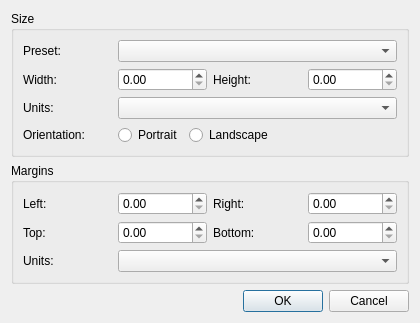
<?xml version="1.0" encoding="UTF-8"?>
<ui version="4.0">
 <class>swPageSetupDialog</class>
 <widget class="QDialog" name="swPageSetupDialog">
  <property name="geometry">
   <rect>
    <x>0</x>
    <y>0</y>
    <width>420</width>
    <height>300</height>
   </rect>
  </property>
  <property name="windowTitle">
   <string>Page Setup</string>
  </property>
  <property name="whatsThis">
   <string>&lt;p&gt;&lt;b&gt;Page Setup&lt;/b&gt;&lt;/p&gt;&lt;p&gt;Set the size, orientation and margins of the instruction pages. The pages are laid out again when you click OK.&lt;/p&gt;</string>
  </property>
  <layout class="QVBoxLayout" name="verticalLayout">
   <item>
    <widget class="QGroupBox" name="SizeGroup">
     <property name="whatsThis">
      <string>&lt;p&gt;&lt;b&gt;Page Size&lt;/b&gt;&lt;/p&gt;&lt;p&gt;Choose a standard paper or screen size from Preset, or Custom to type a width and height. Units sets how the size is shown, and Portrait or Landscape turns the page on its side.&lt;/p&gt;</string>
     </property>
     <property name="title">
      <string>Size</string>
     </property>
     <layout class="QGridLayout" name="SizeLayout">
      <item row="0" column="0">
       <widget class="QLabel" name="PresetLabel">
        <property name="text">
         <string>Preset:</string>
        </property>
        <property name="buddy">
         <cstring>PresetComboBox</cstring>
        </property>
       </widget>
      </item>
      <item row="0" column="1" colspan="3">
       <widget class="QComboBox" name="PresetComboBox">
        <property name="toolTip">
         <string>Choose a standard paper or screen size, or Custom to enter your own.</string>
        </property>
       </widget>
      </item>
      <item row="1" column="0">
       <widget class="QLabel" name="WidthLabel">
        <property name="text">
         <string>Width:</string>
        </property>
        <property name="buddy">
         <cstring>WidthSpinBox</cstring>
        </property>
       </widget>
      </item>
      <item row="1" column="1">
       <widget class="swRangeDoubleSpinBox" name="WidthSpinBox"/>
      </item>
      <item row="1" column="2">
       <widget class="QLabel" name="HeightLabel">
        <property name="text">
         <string>Height:</string>
        </property>
        <property name="buddy">
         <cstring>HeightSpinBox</cstring>
        </property>
       </widget>
      </item>
      <item row="1" column="3">
       <widget class="swRangeDoubleSpinBox" name="HeightSpinBox"/>
      </item>
      <item row="2" column="0">
       <widget class="QLabel" name="UnitsLabel">
        <property name="text">
         <string>Units:</string>
        </property>
        <property name="buddy">
         <cstring>UnitsComboBox</cstring>
        </property>
       </widget>
      </item>
      <item row="2" column="1" colspan="3">
       <widget class="QComboBox" name="UnitsComboBox">
        <property name="toolTip">
         <string>Units used for the page size. A pixel is 1/72 inch, one pixel of the page image. Choosing a preset selects the units that match it.</string>
        </property>
       </widget>
      </item>
      <item row="3" column="0">
       <widget class="QLabel" name="OrientationLabel">
        <property name="text">
         <string>Orientation:</string>
        </property>
       </widget>
      </item>
      <item row="3" column="1" colspan="3">
       <layout class="QHBoxLayout" name="OrientationLayout">
        <item>
         <widget class="QRadioButton" name="PortraitButton">
          <property name="text">
           <string>Portrait</string>
          </property>
         </widget>
        </item>
        <item>
         <widget class="QRadioButton" name="LandscapeButton">
          <property name="text">
           <string>Landscape</string>
          </property>
         </widget>
        </item>
        <item>
         <spacer name="OrientationSpacer">
          <property name="orientation">
           <enum>Qt::Horizontal</enum>
          </property>
          <property name="sizeHint" stdset="0">
           <size>
            <width>0</width>
            <height>0</height>
           </size>
          </property>
         </spacer>
        </item>
       </layout>
      </item>
     </layout>
    </widget>
   </item>
   <item>
    <widget class="QGroupBox" name="MarginsGroup">
     <property name="whatsThis">
      <string>&lt;p&gt;&lt;b&gt;Page Margins&lt;/b&gt;&lt;/p&gt;&lt;p&gt;Set the empty border kept on each side of the page. Step content, numbers and parts lists stay inside the margins. The margins must leave room for the page contents.&lt;/p&gt;</string>
     </property>
     <property name="title">
      <string>Margins</string>
     </property>
     <layout class="QGridLayout" name="MarginsLayout">
      <item row="0" column="0">
       <widget class="QLabel" name="LeftLabel">
        <property name="text">
         <string>Left:</string>
        </property>
        <property name="buddy">
         <cstring>LeftSpinBox</cstring>
        </property>
       </widget>
      </item>
      <item row="0" column="1">
       <widget class="swRangeDoubleSpinBox" name="LeftSpinBox"/>
      </item>
      <item row="0" column="2">
       <widget class="QLabel" name="RightLabel">
        <property name="text">
         <string>Right:</string>
        </property>
        <property name="buddy">
         <cstring>RightSpinBox</cstring>
        </property>
       </widget>
      </item>
      <item row="0" column="3">
       <widget class="swRangeDoubleSpinBox" name="RightSpinBox"/>
      </item>
      <item row="1" column="0">
       <widget class="QLabel" name="TopLabel">
        <property name="text">
         <string>Top:</string>
        </property>
        <property name="buddy">
         <cstring>TopSpinBox</cstring>
        </property>
       </widget>
      </item>
      <item row="1" column="1">
       <widget class="swRangeDoubleSpinBox" name="TopSpinBox"/>
      </item>
      <item row="1" column="2">
       <widget class="QLabel" name="BottomLabel">
        <property name="text">
         <string>Bottom:</string>
        </property>
        <property name="buddy">
         <cstring>BottomSpinBox</cstring>
        </property>
       </widget>
      </item>
      <item row="1" column="3">
       <widget class="swRangeDoubleSpinBox" name="BottomSpinBox"/>
      </item>
      <item row="2" column="0">
       <widget class="QLabel" name="MarginUnitsLabel">
        <property name="text">
         <string>Units:</string>
        </property>
        <property name="buddy">
         <cstring>MarginUnitsComboBox</cstring>
        </property>
       </widget>
      </item>
      <item row="2" column="1" colspan="3">
       <widget class="QComboBox" name="MarginUnitsComboBox">
        <property name="toolTip">
         <string>Units used for the margins, metric or imperial. Choosing a preset selects the units that match it.</string>
        </property>
       </widget>
      </item>
     </layout>
    </widget>
   </item>
   <item>
    <widget class="QDialogButtonBox" name="buttonBox">
     <property name="orientation">
      <enum>Qt::Horizontal</enum>
     </property>
     <property name="standardButtons">
      <set>QDialogButtonBox::Cancel|QDialogButtonBox::Ok</set>
     </property>
    </widget>
   </item>
  </layout>
 </widget>
 <customwidgets>
  <customwidget>
   <class>swRangeDoubleSpinBox</class>
   <extends>QDoubleSpinBox</extends>
   <header>sw_widget_spin_box.h</header>
  </customwidget>
 </customwidgets>
 <tabstops>
  <tabstop>PresetComboBox</tabstop>
  <tabstop>WidthSpinBox</tabstop>
  <tabstop>HeightSpinBox</tabstop>
  <tabstop>UnitsComboBox</tabstop>
  <tabstop>PortraitButton</tabstop>
  <tabstop>LandscapeButton</tabstop>
  <tabstop>LeftSpinBox</tabstop>
  <tabstop>RightSpinBox</tabstop>
  <tabstop>TopSpinBox</tabstop>
  <tabstop>BottomSpinBox</tabstop>
  <tabstop>MarginUnitsComboBox</tabstop>
 </tabstops>
 <resources/>
 <connections>
  <connection>
   <sender>buttonBox</sender>
   <signal>accepted()</signal>
   <receiver>swPageSetupDialog</receiver>
   <slot>accept()</slot>
   <hints>
    <hint type="sourcelabel">
     <x>227</x>
     <y>282</y>
    </hint>
    <hint type="destinationlabel">
     <x>157</x>
     <y>274</y>
    </hint>
   </hints>
  </connection>
  <connection>
   <sender>buttonBox</sender>
   <signal>rejected()</signal>
   <receiver>swPageSetupDialog</receiver>
   <slot>reject()</slot>
   <hints>
    <hint type="sourcelabel">
     <x>295</x>
     <y>288</y>
    </hint>
    <hint type="destinationlabel">
     <x>286</x>
     <y>274</y>
    </hint>
   </hints>
  </connection>
 </connections>
</ui>
